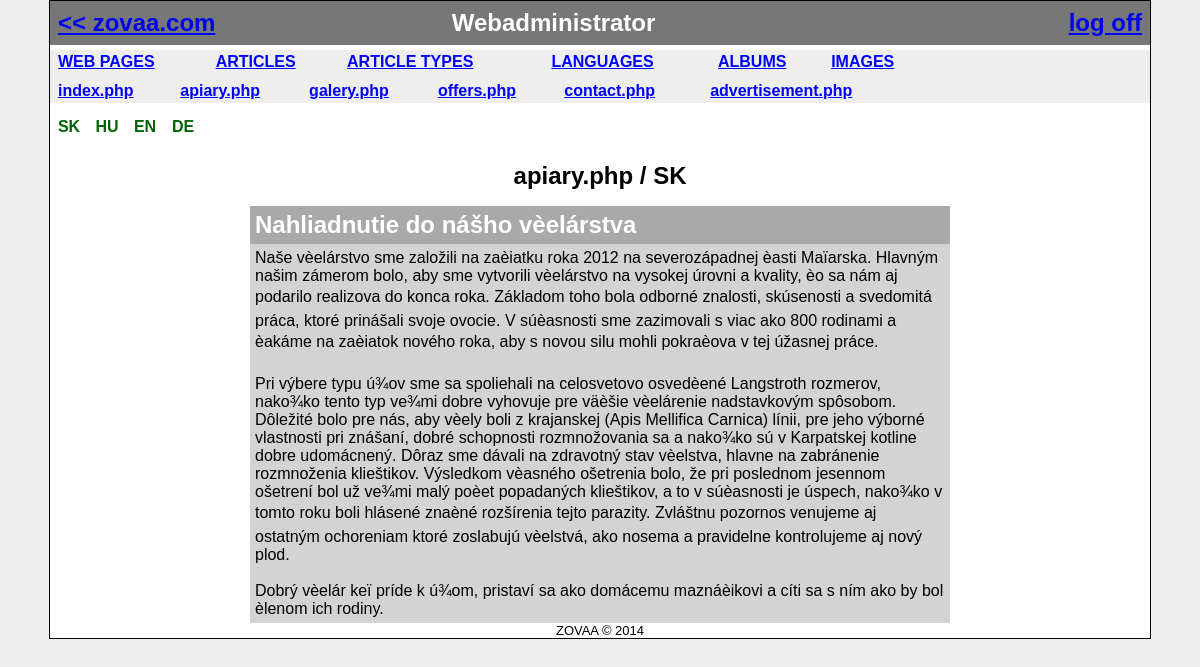
Screenshot of /Webadmin/index.php?p_name=apiary.php (signed in) with the database file from the repository.
### tables this page shows
CREATE TABLE IF NOT EXISTS `pages` (
  `ID` int(11) NOT NULL AUTO_INCREMENT,
  `NAME` varchar(100) NOT NULL,
  `MODIFIED` datetime NOT NULL,
  PRIMARY KEY (`ID`)
);

CREATE TABLE IF NOT EXISTS `articles` (
  `ID` bigint(20) NOT NULL AUTO_INCREMENT,
  `TITLE` text NOT NULL,
  `TEXT` text,
  `FOOTER` text,
  `PAGE_ID` int(11) NOT NULL,
  `TYPE_ID` int(11) NOT NULL,
  `USER_ID` int(11) NOT NULL,
  `LANG_ID` varchar(2) NOT NULL,
  `MODIFIED` datetime DEFAULT NULL,
  `CREATED` datetime NOT NULL,
  `DISPLAY_TITLE` tinyint(4) NOT NULL DEFAULT '1',
  `WEIGHT` int(11) DEFAULT '0',
  PRIMARY KEY (`ID`)
);

### framework/mysql/mysqlmanager.php (called while the page is built, shortened)
<?php
require_once('select.php');
if (!function_exists("GetSQLValueString")) {
    function GetSQLValueString($theValue, $theType, $theDefinedValue = "", $theNotDefinedValue = "")
    {
      $theValue = function_exists("mysql_real_escape_string") ? mysql_real_escape_string($theValue) : mysql_escape_string($theValue);
      switch ($theType) {
        case "text":
          $theValue = ($theValue != "") ? "'" . $theValue . "'" : "NULL";
          break;
      }
      return $theValue;
    }
}
class MySqlManager
{
    public function SelectPages()
    {
        try
        {
            $select = new MysqlSelect;
            $data = array( 1 => 'NAME', 2 => 'ID' );
            return $select->DoSelect('pages', $data);
        }
        catch(Exception $ex)
        {
            throw new Exception($ex);
        }
    }
    public function ReadArticleByID($pagename, $lang, $id)
    {
        try
        {
            $select = new MysqlSelect();
            $select_input = array("a.id as ID", "a.title as TITLE", "a.text as TEXT", "a.footer as FOOTER", "p.name as PAGE", "t.name as TYPE", "a.lang_id as LANG", "a.modified as DATE", "a.DISPLAY_TITLE as DISPLAY_TITLE");
            $inner_join = "INNER JOIN article_types t ON t.ID = a.TYPE_ID ";
            $inner_join .= "INNER JOIN pages p ON p.ID = a.PAGE_ID ";
            $table = "articles a";
            $where = "a.id = ".GetSQLValueString($id, "text")." AND p.name = ".GetSQLValueString($pagename, "text")." AND a.lang_id=".GetSQLValueString($lang, "text");
            return $select->DoSelect($table, $select_input, $where, $inner_join);
        }
        catch(exception $ex)
        {
            throw new Exception($ex);
        }
    }
    public function ReadWeights($pagename, $lang)
    {
        try
        {
            $select = new MysqlSelect();
            $select_input = array("a.id as ID", "a.weight as WEIGHT", "'1' as ARTICLE");
            $inner_join = "INNER JOIN article_types t ON t.ID = a.TYPE_ID ";
            $inner_join .= "INNER JOIN pages p ON p.ID = a.PAGE_ID ";
            $table = "articles a";
            $where = "p.name = ".GetSQLValueString($pagename, "text")." AND a.lang_id=".GetSQLValueString($lang, "text");
            $qs1 = $select->createQuerryString($table, $select_input, $where, $inner_join);
            $select_input = array("a.id as ID", "a.weight as WEIGHT", "'0' as ARTICLE");
            $inner_join = "INNER JOIN pages p ON p.ID = a.PAGE_ID ";
            $table = "albums a";
            $where = "p.name = ".GetSQLValueString($pagename, "text");
            $qs2 = $select->createQuerryString($table, $select_input, $where, $inner_join);
            return  $select->doUnion($qs1, $qs2, "ORDER BY WEIGHT asc");
        }
        catch(exception $ex)
        {
            throw new Exception($ex);
        }
    }
}
?>

### framework/mysql/select.php (called while the page is built, shortened)
<?php
class MysqlSelect extends MysqlCommand
{
    public function createQuerryString($table, $columns=null, $condition_string=null, $innerjoin_string=null, $orderby_string=null)
    {
        $mysqlQueryColumms = " * ";
        if(is_array($columns))
        {
            $mysqlQueryColumms = " ";
            foreach($columns as $column)
            {
                $mysqlQueryColumms .= $column.", ";
            }
            $mysqlQueryColumms = substr($mysqlQueryColumms, 0, strlen($mysqlQueryColumms) - 2);
        }
        $mysqlQueryCondition = "";
        if(isset($condition_string))
        {
            $mysqlQueryCondition = " WHERE ".$condition_string." ";
        }
        if(isset($innerjoin_string))
        {
            $innerjoin_string = " ".$innerjoin_string." ";
        }
        if(isset($orderby_string))
        {
            $orderby_string = " ORDER BY ".$orderby_string." ";
        }
        $qs = "SELECT ".$mysqlQueryColumms. " FROM " .$table.$innerjoin_string.$mysqlQueryCondition.$orderby_string;
        return $qs;
    }
    public function DoSelect($table, $columns=null, $condition_string=null, $innerjoin_string=null, $orderby_string=null)
    {
        $mysqlQueryString = $this->createQuerryString($table, $columns, $condition_string, $innerjoin_string, $orderby_string);
        return mysql_query($mysqlQueryString);
    }
    public function doUnion($qs1, $qs2, $condition)
    {
        $qs = "(".$qs1.") UNION (".$qs2.")";
        if($condition)
        {
            $qs .= " ".$condition;
        }
        return mysql_query($qs);
    }
}
?>

### Webadmin/menu.php (the view, shortened to what this page needs)
<?php
require_once("../framework/mysql/mysqlmanager.php");
$mysqlMan = new MySqlManager();
$pages = $mysqlMan->SelectPages();
?>
<div>
<table class="MenuTable">
<tr>
<td><a href='pages.php'>WEB PAGES</a></td>
<td><a href='articles.php'>ARTICLES</a></td>
<td><a href='types.php'>ARTICLE TYPES</a></td>
<td><a href='languages.php'>LANGUAGES</a></td>
<td><a href="albums.php">ALBUMS</a></td>
<td><a href='images.php'>IMAGES</a></td>
</tr>
</table>
</div>
<div>
<table class="MenuTable">
<tr>
<?php
while($page = mysql_fetch_array($pages))
{
    echo "<td>
            <a href='http://".
            $_SERVER['SERVER_NAME'].
            Settings::INETRFACE.
            "/Webadmin/index.php".
            "?p_name=".$page["NAME"].
            "'>".$page["NAME"]."</a>
        </td>";
}
?>
</tr>
</table>
</div>

### framework/weightmanager.php (shortened to what this page needs)
<?php
require_once "articlereader.php";
require_once "mysql/mysqlmanager.php";
class WeightManager
{
    private $data;
    private $articleReader;
    private $albumReader;
    function __construct($pagename, $language, $maxImageWidth = Settings::MAX_IMAGE_WITDH)
    {
        $this->mysqlManager = new MySqlManager();
        $this->data = $this->mysqlManager->ReadWeights($pagename, $language);
        $this->articleReader = new ArticleReader($pagename, $language);
        $this->albumReader = new AlbumReader($pagename, $maxImageWidth);
    }
    public function drawContentByWeight()
    {
        if(isset($this->data))
        {
            while($data = mysql_fetch_assoc($this->data))
            {
                if($data["ARTICLE"] == "1")
                {
                    $this->articleReader->displayArticleById($data["ID"]);
                }
                else
                {
                    $this->albumReader->drawAlbumById($data["ID"]);
                }
            }
        }
    }
}
?>

### framework/articlereader.php (shortened to what this page needs)
<?php
require_once("mysql/mysqlmanager.php");
class ArticleReader
{
    private $pagename;
    private $language;
    private $mysqlManager;
    public function __construct($pagename, $language)
    {
        $this->pagename = $pagename;
        $this->language = $language;
        $this->mysqlManager = new MySqlManager();
    }
    private function writeArticle($data)
    {
        echo "<div class='Article'>";
        if($data["DISPLAY_TITLE"] == "1")
        {
            echo "<div class='ArticleTitle'>".$data["TITLE"]."</div>";
        }
        echo "<div class='ArticleText'>".$data["TEXT"]."</div>";
        echo "</div>";
    }
    public function displayArticleById($id)
    {
        $d = $this->mysqlManager->ReadArticleByID($this->pagename, $this->language, $id);
        while($data = mysql_fetch_assoc($d))
        {
            $this->writeArticle($data);
        }
    }
}
?>

### Webadmin/Style.css (style rules this page uses)
body { background-color: #EEEEEE; font-family: "Arial"; margin: 0px 0px 0px 0px; }
#Menu a { color: blue; }
.MenuTable { width: 80%; margin: 5px 5px 5px 5px; }
.Article { background-color: lightgrey; margin-top : 10px; margin-bottom: 10px; width : 700px; margin : 0 auto; }
.ArticleTitle { border: none; background-color: darkgray; font-size: x-large; color: white; font-weight: bolder; padding : 5px 5px 5px 5px; }
.ArticleText { padding : 5px 5px 5px 5px; border : none; }

### rows the page displays
pages: NAME "index.php"
pages: NAME "apiary.php"
pages: NAME "galery.php"
pages: NAME "offers.php"
pages: NAME "contact.php"
pages: NAME "advertisement.php"
articles: TITLE "Nahliadnutie do nášho vèelárstva", TEXT "Naše vèelárstvo sme založili na zaèiatku roka 2012 na severozápadnej èasti Maïarska. Hlavným našim zámerom bolo, aby sme vytvorili vèelárstvo na vysokej úrovni a kvality, èo sa nám aj podarilo realizova do konca roka. Základom toho bola odborné znalosti, skúsenosti a svedomitá práca, ktoré prinášali svoje ovocie. V súèasnosti sme zazimovali s viac ako 800 rodinami a èakáme na zaèiatok nového roka, aby s novou silu mohli pokraèova v tej úžasnej práce. Pri výbere typu ú¾ov sme sa spoliehali na celosvetovo osvedèené Langstroth rozmerov, nako¾ko tento typ ve¾mi dobre vyhovuje pre väèšie vèelárenie nadstavkovým spôsobom. Dôležité bolo pre nás, aby vèely boli z krajanskej (Apis Mellifica…"

### other values shown
$lang "SK"
$lang "HU"
$lang "EN"
$lang "DE"
$_GET["p_name"] "apiary.php"
constant("LANGUAGE") "SK"
